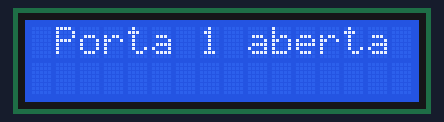
Simulated run of this sketch. Board: Arduino Uno, built with avr-gcc and run on an emulated ATmega328P. On the bench: 16×2 character LCD.

Above: at 0.1 s.
At 0.9 s:
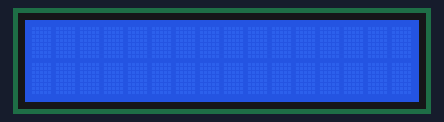

The sketch:

PrintString.ino.ino
```cpp
#include <LiquidCrystal.h> //Incluindo a biblioteca para o lcd
const int rs = 12, en = 11, d4 = 5, d5 = 4, d6 = 3, d7 = 2; //Definindo os pinos para a placa
const String msg = " Porta 1 aberta"; //Lembre-se que o numero de caracteres em uma linha será de no maximo 16, por conta do tamanho do lcd

LiquidCrystal lcd(rs, en, d4, d5, d6, d7); //Criando um objeto com nome lcd

void setup() {
  // configurando a tela do lcd para 16 x 2
  lcd.begin(16, 2);
}

void loop() {
  lcd.print(msg); //Imprime o que está na variavel msg na tela
  delay(750);
  lcd.clear(); //Apaga qualquer coisa que está na tela
  delay(750);
}
```

Measured:
- what the display in image 1 shows lasts 0.8 s, from 0.8 s to 1.6 s
